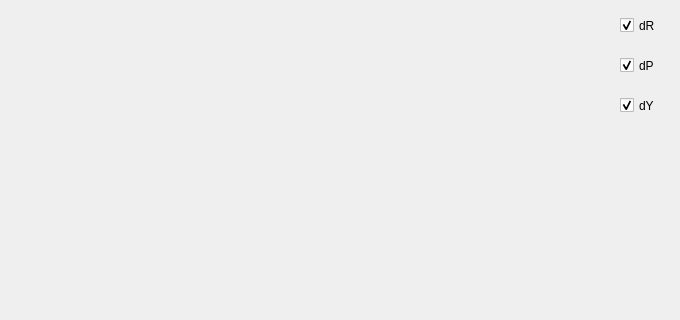
      <widget class="QWidget" name="tab_4">
       <attribute name="title">
        <string>omega</string>
       </attribute>
       <widget class="QCustomPlot" name="plot_omega" native="true">
        <property name="geometry">
         <rect>
          <x>0</x>
          <y>0</y>
          <width>611</width>
          <height>311</height>
         </rect>
        </property>
       </widget>
       <widget class="QCheckBox" name="CB_dP">
        <property name="geometry">
         <rect>
          <x>620</x>
          <y>50</y>
          <width>51</width>
          <height>31</height>
         </rect>
        </property>
        <property name="font">
         <font>
          <pointsize>9</pointsize>
         </font>
        </property>
        <property name="text">
         <string>dP</string>
        </property>
        <property name="checked">
         <bool>true</bool>
        </property>
       </widget>
       <widget class="QCheckBox" name="CB_dR">
        <property name="geometry">
         <rect>
          <x>620</x>
          <y>10</y>
          <width>51</width>
          <height>31</height>
         </rect>
        </property>
        <property name="font">
         <font>
          <pointsize>9</pointsize>
         </font>
        </property>
        <property name="text">
         <string>dR</string>
        </property>
        <property name="checked">
         <bool>true</bool>
        </property>
       </widget>
       <widget class="QCheckBox" name="CB_dY">
        <property name="geometry">
         <rect>
          <x>620</x>
          <y>90</y>
          <width>51</width>
          <height>31</height>
         </rect>
        </property>
        <property name="font">
         <font>
          <pointsize>9</pointsize>
         </font>
        </property>
        <property name="text">
         <string>dY</string>
        </property>
        <property name="checked">
         <bool>true</bool>
        </property>
       </widget>
      </widget>
